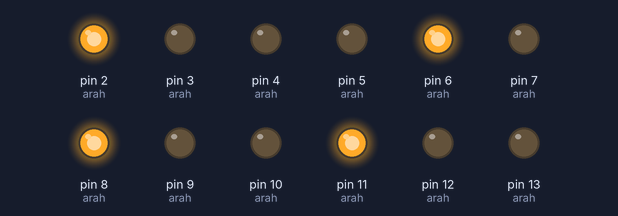
The sketch below on a simulated Arduino Uno, built with avr-gcc and run on an emulated ATmega328P. Shown: output pins drawn as LEDs (lit = HIGH).

Above: at 5.16 s.
At 7.0 s:
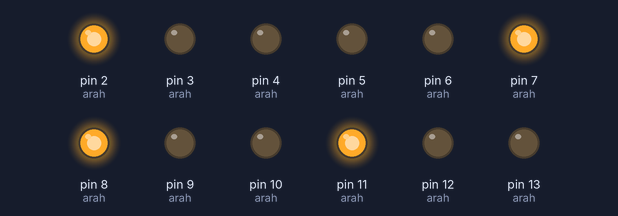
At 16.3 s:
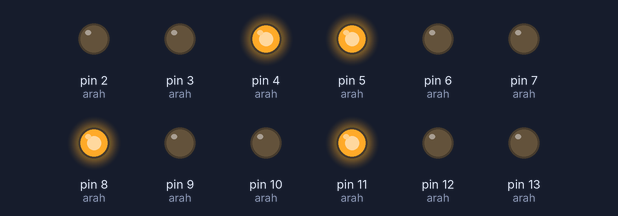
At 21.3 s:
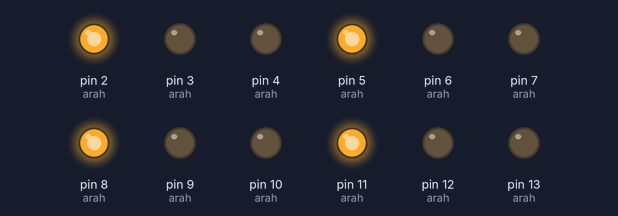
At 25.6 s:
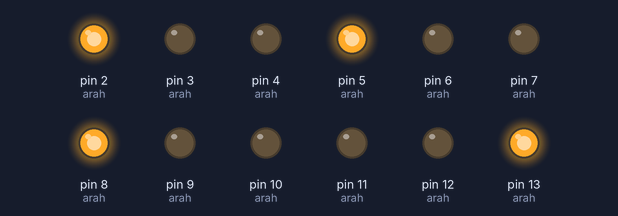
At 34.9 s:
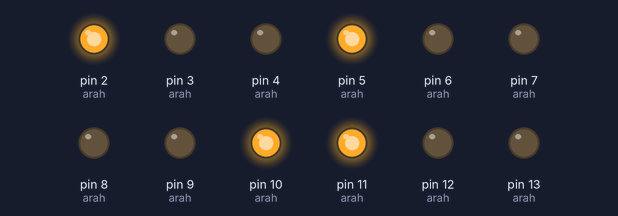
Timing chart, 0 to 40.0 s (numbered marks = the images above):
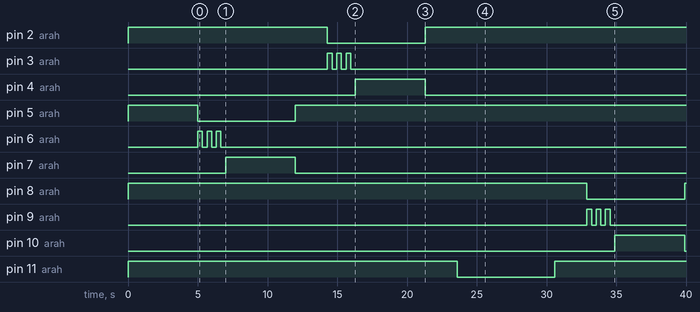

The sketch:

TrafficLight.ino
```cpp
/*
 * ============================================================
 *  SIMULASI LAMPU LALU LINTAS 4 ARAH (PERSIMPANGAN)
 *  Arah: A (Utara), B (Timur), C (Selatan), D (Barat)
 *  Platform: Arduino UNO
 * ============================================================
 */

// Struktur data untuk setiap arah
struct TrafficLight {
  const char* nama;
  uint8_t pinMerah;
  uint8_t pinKuning;
  uint8_t pinHijau;
};

// Definisi 4 arah persimpangan
const TrafficLight arah[] = {
  { "Utara",  5,  6,  7  }, //Nama, pinMerah, pinKuning, pinHijau
  { "Timur",   2,  3,  4  }, //Nama, pinMerah, pinKuning, pinHijau
  { "Selatan",   11,  12,  13 }, //Nama, pinMerah, pinKuning, pinHijau
  { "Barat",  8, 9, 10 }  //Nama, pinMerah, pinKuning, pinHijau
};

const uint8_t JUMLAH_ARAH = sizeof(arah) / sizeof(arah[0]);

// Waktu (ms)
const uint16_t DURASI_HIJAU        = 5000;  // Hijau menyala 5 detik
const uint16_t DURASI_KEDIP_KUNING = 333;   // Periode kedip kuning (on/off masing-masing)
const uint8_t  JUMLAH_KEDIP        = 3;     // Berapa kali kuning berkedip
const uint16_t JEDA_ANTAR_ARAH     = 300;   // Jeda singkat sebelum arah berikutnya
const uint16_t JEDA_MERAH_AWAL     = 2000;  // Jeda merah semua sebelum mulai kedip (ms)


// ============================================================
//  FUNGSI UTILITAS
// ============================================================

// Matikan semua LED pada satu arah
void matikanArah(uint8_t i) {
  digitalWrite(arah[i].pinMerah,  LOW);
  digitalWrite(arah[i].pinKuning, LOW);
  digitalWrite(arah[i].pinHijau,  LOW);
}

// Nyalakan merah, matikan lainnya pada satu arah
void nyalakanMerah(uint8_t i) {
  digitalWrite(arah[i].pinMerah,  HIGH);
  digitalWrite(arah[i].pinKuning, LOW);
  digitalWrite(arah[i].pinHijau,  LOW);
}

// Semua arah merah (kondisi default / reset)
void semuaMerah() {
  for (uint8_t i = 0; i < JUMLAH_ARAH; i++) {
    nyalakanMerah(i);
  }
}

// Kuning berkedip N kali pada satu arah
void kuningKedip(uint8_t i) {
  digitalWrite(arah[i].pinMerah, LOW);  // Matikan merah saat transisi
  for (uint8_t k = 0; k < JUMLAH_KEDIP; k++) {
    digitalWrite(arah[i].pinKuning, HIGH);
    delay(DURASI_KEDIP_KUNING);
    digitalWrite(arah[i].pinKuning, LOW);
    delay(DURASI_KEDIP_KUNING);
  }
}

// Nyalakan hijau, matikan lainnya pada satu arah
void nyalakanHijau(uint8_t i) {
  digitalWrite(arah[i].pinMerah,  LOW);
  digitalWrite(arah[i].pinKuning, LOW);
  digitalWrite(arah[i].pinHijau,  HIGH);
  delay(DURASI_HIJAU);
  digitalWrite(arah[i].pinHijau,  LOW);
}

// Urutan lengkap satu siklus untuk satu arah:
void siklus(uint8_t i) {
  delay(JEDA_MERAH_AWAL);  // Tahan merah semua agar terlihat jelas
  kuningKedip(i);           // Kuning berkedip sebelum hijau
  nyalakanHijau(i);         // Hijau menyala selama DURASI_HIJAU
  nyalakanMerah(i);         // Kembali ke merah
  delay(JEDA_ANTAR_ARAH);
}

void setup() {
  // Inisialisasi semua pin sebagai OUTPUT
  for (uint8_t i = 0; i < JUMLAH_ARAH; i++) {
    pinMode(arah[i].pinMerah,  OUTPUT);
    pinMode(arah[i].pinKuning, OUTPUT);
    pinMode(arah[i].pinHijau,  OUTPUT);
  }

  // Kondisi awal semua merah
  semuaMerah();
  delay(3000);
}

void loop() {
  for (uint8_t i = 0; i < JUMLAH_ARAH; i++) {
    siklus(i);    // Jalankan satu siklus untuk arah ke-i
    semuaMerah(); // Reset semua ke merah setelah satu arah selesai
  }
}
```

Measured:
- by itself, pin 2 (arah): HIGH → LOW at 14.3 s, → HIGH 7.0 s later
- by itself, pin 3 (arah): LOW → HIGH at 14.3 s, → LOW 0.33 s later, → HIGH 0.33 s later, → LOW 0.33 s later, … (6 changes in this stretch)
- by itself, pin 4 (arah): LOW → HIGH at 16.3 s, → LOW 5.0 s later
- by itself, pin 5 (arah): HIGH → LOW at 5.0 s, → HIGH 7.0 s later
- by itself, pin 6 (arah): alternates HIGH for 0.33 s and LOW for 0.33 s, 6 changes in all, then stays LOW
- by itself, pin 7 (arah): LOW → HIGH at 7.0 s, → LOW 5.0 s later
- by itself, pin 8 (arah): HIGH → LOW at 32.9 s, → HIGH 7.0 s later
- by itself, pin 9 (arah): LOW → HIGH at 32.9 s, → LOW 0.33 s later, → HIGH 0.33 s later, → LOW 0.33 s later, … (6 changes in this stretch)
